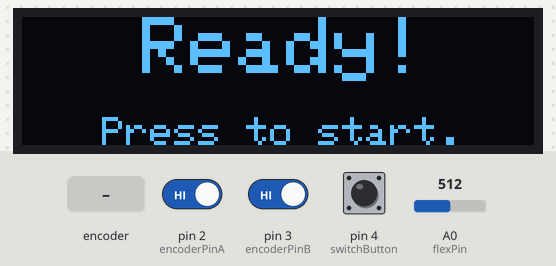
Bench run of a sketch on a simulated Arduino Uno, built with avr-gcc and run on an emulated ATmega328P. Shown: 128×32 one-colour display. Inputs (shaded band) come from the test bench; at power-on: pin 4 (switchButton) HIGH, pin 2 (encoderPinA) HIGH, pin 3 (encoderPinB) HIGH, A0 (flexPin) = 512.

Above: at 2.4 s.
2.5 s: pin 4 (switchButton) pulled LOW for 0.15 s
At 3.1 s:
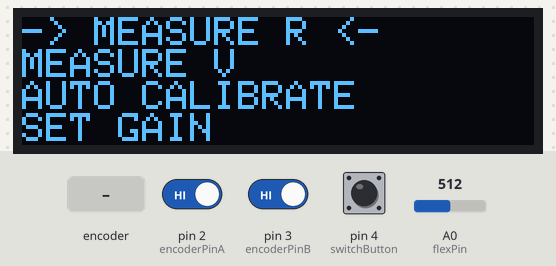
4.1 s: rotary encoder on pin 2 (encoderPinA) / pin 3 (encoderPinB) turned 3 steps (first pin leading)
At 5.8 s:
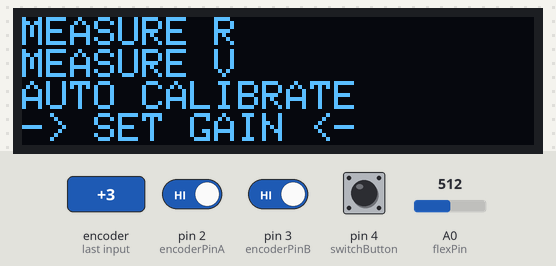
6.2 s: pin 4 (switchButton) pulled LOW for 1 s
At 8.4 s:
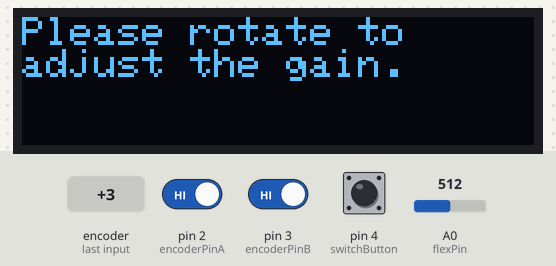
8.7 s: rotary encoder on pin 2 (encoderPinA) / pin 3 (encoderPinB) turned 3 steps (first pin leading)
At 10.4 s:
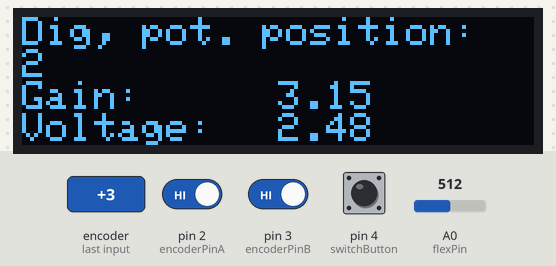
10.8 s: pin 4 (switchButton) pulled LOW for 3.2 s
At 14.8 s:
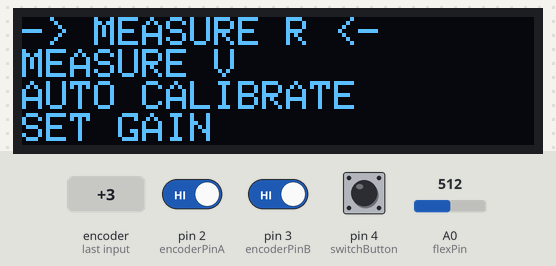
15.5 s: pin 4 (switchButton) pulled LOW for 0.15 s
At 16.5 s:
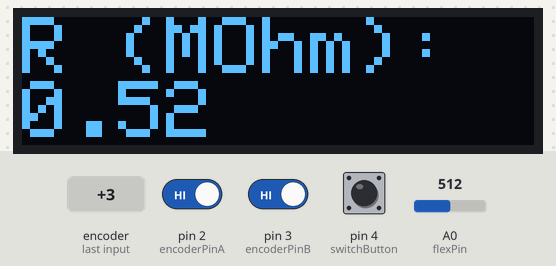
Timing chart, 0 to 18.1 s (numbered marks = the images above; inputs shaded):
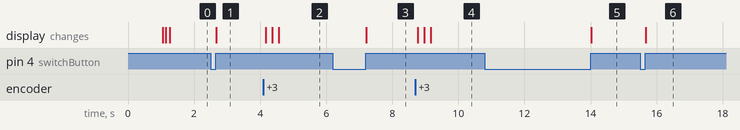

Measured:
- after the input at 2.5 s, the display: changes after 0.17 s (image 1)
- after the input at 4.1 s, the display: first changes after 0.07 s (image 2 shows a later state)
- after the input at 6.2 s, the display: changes after 1.0 s (image 3)
- after the input at 8.7 s, the display: first changes after 0.07 s (image 4 shows a later state)
- after the input at 10.8 s, the display: changes after 3.2 s (image 5)
- after the input at 15.5 s, the display: changes after 0.17 s (image 6)

The sketch:

GRINDAL_MARIEZ_grapite_sensor_arduino_code.ino
```cpp
#include <SoftwareSerial.h>
#include <Adafruit_GFX.h>
#include <Adafruit_SSD1306.h>
#include <Wire.h>                // pins for I2C are defined by Wire library

// digital potentiometer
int pos = 255;
const byte csBarPin = 10;       // MCP42050 chip select pin
const int  maxPositions = 256;  // wiper can move from 0 to 255 = 256 positions
const long rAB = 46300;         // 46300 Ohm with multimeter between 5 and 6
const byte rWiper = 320;        // 320 ohm measures when in position 255
const byte pot0 = 0x11;         // pot0 addr // B 0001 0001
const byte pot0Shutdown = 0x21; // pot0 shutdown // B 0010 0001
#define csBarPin 10
#define siPin 11

// signal amplifier
const int flexPin = A0;         // pin connected to voltage divider output
const float VCC = 5.0;          // voltage at Ardunio 5V line
float Rs = 0.0;
const float R5 = 10000.0;
const float R1 = 100000.0;
const float R3 = 100000.0;
float Rcal=rWiper+468;
float gain = 1+R3/Rcal;

unsigned long previousMillis = 0; // count milliseconds from last measurement
const long interval = 700;        // time between two measurements

// OLED screen
#define SCREEN_WIDTH 128         // OLED display width, in pixels
#define SCREEN_HEIGHT 32         // OLED display height, in pixels
#define OLED_RESET -1            // reset pin
#define SCREEN_ADDRESS 0x3C
Adafruit_SSD1306 OLED(SCREEN_WIDTH, SCREEN_HEIGHT, &Wire, OLED_RESET);

// rotary encoder KY-040
#define encoderPinA 2                 // right
#define encoderPinB 3                 // left
#define  switchButton 4               // switch button
volatile unsigned int encoderPos = 0; // a counter for the dial
unsigned int lastReportedPos = 1;     // change management
static boolean rotating = false;      // debounce management
int menu=0; int submenu=0;
int setGain=0; // disables menu rotation when 1
int autoCalibrate=0; // to prevent the calibration to run in a loop
int maxRot=65335; float Mohms = 0.;
int ADCin = 0; float VADC = 0.;

// interrupt service routine
boolean A_set = false;
boolean B_set = false;

// bluetooth and dig. pot. serial ports
#define rxPin 8   // connect rxPin to TX on HC-05
#define txPin 9   // // connect txPin to RX on HC-05
SoftwareSerial mySerialBT(rxPin ,txPin);
SoftwareSerial mySerialDP(csBarPin ,siPin);
byte incomingByte = 0;   // for incoming serial data
byte serialRX;    // stock the received data
volatile byte RX = 0;
byte mode = 0; // send or receive data from the BT application

void setup() {

  pinMode(flexPin, INPUT);
  // OLED screen
  if(!OLED.begin(SSD1306_SWITCHCAPVCC, SCREEN_ADDRESS))
    while(1);
  OLEDstartup();

  // rotary encoder KY-040
  pinMode(encoderPinA, INPUT);
  pinMode(encoderPinB, INPUT);
  pinMode(switchButton, INPUT);
  // turn on pullup resistors
  digitalWrite(encoderPinA, HIGH);
  digitalWrite(encoderPinB, HIGH);
  digitalWrite(switchButton, HIGH);
  // encoder pin on interrupt 0 (pin 2)
  attachInterrupt(0, doEncoderA, CHANGE);
  // encoder pin on interrupt 1 (pin 3)
  attachInterrupt(1, doEncoderB, CHANGE);

  // dig. pot.
  SPI.begin();
  digitalWrite(csBarPin, HIGH);   // chip select default to de-selected
  pinMode(csBarPin, OUTPUT);      // configure chip select as output
  setPot(pot0, pos);

  //bluetooth
  pinMode(rxPin,INPUT);
  pinMode(txPin,OUTPUT);
  Serial.begin(9600);
  mySerialBT.begin(9600);
  mySerialDP.begin(9600);
  mySerialBT.listen();
  mySerialBT.flush();
}


void loop(){
  OLED.setTextSize(1); // measure R and V changes it to 2
  int sent = 1;        // send only 1 byte when mode == 2
  rotating = true;     // reset the debouncer

  // detect button
  if (digitalRead(switchButton) == LOW){
    menu = 1;}

  // BT
  if (mySerialBT.available() > 0){
    incomingByte = mySerialBT.read();
    if (incomingByte==1){
      mode = 1;}
    else if (incomingByte==2){
      sent = 0;
      mode = 2;}
    else {mode = incomingByte;}}

  // measurement
  unsigned long currentMillis = millis();
  if (currentMillis - previousMillis >= interval) {
    previousMillis = currentMillis;
    ADCin = analogRead(flexPin);
    // conversion from 10 to 8 bits
    ADCin = map(analogRead(flexPin),0,1024,0,255);
    VADC = 5.*ADCin/256. ;
    float Rs = (1.0+R3/Rcal)*R1*(VCC/VADC)-R1-R5;
    Mohms = Rs/1000000.;
    if (mode == 1){
      // send measurement to app
      mySerialBT.write(ADCin);}}

  // send dig. pot. pos to recalculate Rcal in app
  if ((mode == 2) && (sent != 1)){
    mySerialBT.write(pos);
    sent=1;}

  // rotary encoder and menu shown on screen
  if (lastReportedPos != encoderPos){
    if (submenu == 1){
      maxRot = 3;
      lastReportedPos = encoderPos;
      OLED.clearDisplay();
      OLED.setCursor(0, 0);
      switch (lastReportedPos) {
        case 0:
          OLED.println("-> MEASURE R <-");
          OLED.println("MEASURE V");
          OLED.println("AUTO CALIBRATE");
          OLED.println("SET GAIN");
          break;
        case 1:
          OLED.println("MEASURE R");
          OLED.println("-> MEASURE V <-");
          OLED.println("AUTO CALIBRATE");
          OLED.println("SET GAIN");
          break;
        case 2:
          OLED.println("MEASURE R");
          OLED.println("MEASURE V");
          OLED.println("-> AUTO CALIBRATE <-");
          OLED.println("SET GAIN");
          break;
        case 3:
          OLED.println("MEASURE R");
          OLED.println("MEASURE V");
          OLED.println("AUTO CALIBRATE");
          OLED.println("-> SET GAIN <-");
          break; }
          OLED.display();}
    else if ((submenu == 2) && (setGain == 1)){
      maxRot = 255;
      lastReportedPos = encoderPos;
      setPot(pot0, encoderPos);
      pos = encoderPos;
      OLED.clearDisplay();
      OLED.setCursor(0, 0);
      OLED.println("Dig, pot. position: ");
      OLED.println(encoderPos, DEC);
      OLED.print("Gain:");
      OLED.setCursor(64, 16);
      OLED.println(gain);
      OLED.print("Voltage:");
      OLED.setCursor(64, 24);
      OLED.print(readSensor());
      OLED.display();}}

  // button has been pressed
  if ((menu == 1) && (digitalRead(switchButton) != LOW)){
    if (setGain == 1){setGain = 0;}
    switch (submenu){
      case 0:
        OLED.clearDisplay();
        encoderPos = 0;
        submenu = 1;
        break;
      case 1:
        OLED.clearDisplay();
        submenu = 2;
        break;
      case 2:
        // problem with screen not updating after
        // exiting the R measure
        OLED.clearDisplay();
        OLED.setCursor(0,0);
        OLED.println("-> MEASURE R <-");
        OLED.println("MEASURE V");
        OLED.println("AUTO CALIBRATE");
        OLED.println("SET GAIN");
        OLED.display();
        submenu = 1;
        encoderPos = 0;
        autoCalibrate = 0;
        break;}
    menu= 0 ;}

  // menu management
  if (digitalRead(switchButton) != LOW){
    if ((submenu == 2) && (lastReportedPos == 3)){
      if (setGain != 1){
        OLED.clearDisplay();
        OLED.setCursor(0,0);
        OLED.println("Please rotate to ");
        OLED.println("adjust the gain. ");
        OLED.display();
        delay(500);
        OLED.clearDisplay();
        pos=encoderPos;
        setGain = 1;}}
    else if ((submenu == 2) && (setGain != 1)){
      switch (lastReportedPos){
        case 0:
          OLED.clearDisplay();
          OLED.setCursor(0,0);
          OLED.setTextSize(2);
          OLED.println("R (MOhm): ");
          OLED.print(Mohms);
          OLED.display();
          delay(100);
          break;
        case 1:
          OLED.clearDisplay();
          OLED.setCursor(0,0);
          OLED.setTextSize(2);
          OLED.println("VADC (V): ");
          OLED.print(VADC);
          OLED.display();
          delay(100);
          break;
        case 2:
          int showPos = -1;
          if (autoCalibrate != 1){
            OLED.clearDisplay();
            OLED.setCursor(0,0);
            OLED.println("Please wait...");
            OLED.display();
            delay(100);
            showPos = potSwiper(1.1);
            OLED.clearDisplay();
            OLED.setCursor(0,0);
            OLED.println("Dig. pot. position:");
            OLED.println(showPos);
            OLED.println("Gain: ");
            OLED.setCursor(64, 16);
            OLED.println(gain);
            OLED.print("Voltage:");
            OLED.setCursor(64, 24);
            OLED.print(readSensor());
            OLED.display();
            autoCalibrate = 1; }
            break;}}}
}

// --end of loop--

float readSensor(){
  int ADCin = analogRead(flexPin);
  // conversion from 10 to 8 bits
  ADCin = map(analogRead(flexPin),0,1024,0,255);
  float VADC = 5.*ADCin/256.;
  return VADC;
}

// changes dig. pot. position and updates Rcal and gain
void setPot(int addr, int pos){
  pos = constrain(pos, 0, 255);
  digitalWrite(csBarPin, LOW);    // select chip
  //// configure target pot with wiper position
  SPI.transfer(addr);
  SPI.transfer(pos);
  digitalWrite(csBarPin, HIGH);   // de-select chip
  Rcal = 320+468+(rAB/255)*(255-pos);
  gain = 1+R3/Rcal;
}

// changes dig. pot. to land on approx.
// the initial voltage
int potSwiper(float init_voltage) {
  setPot(pot0, 255);
  delay(1000);
  float VADC_old = 0.;
  int pos_init=0;
  for(int i = 255; i >= 0; i--){
    pos_init = i;
    setPot(pot0, pos_init);
    // small delay to stabilize the voltage
    // after changing the dig. pot.
    delay(200);
    float VADC_new = readSensor();
    if (VADC_new <= init_voltage){
      break;}
    if (VADC_new > init_voltage){
      if ((VADC_old > VADC_new) && (VADC_old != 0.0)){
        pos_init = i-1;

        setPot(pot0, pos);
        break;}}}
    pos = pos_init;
  return pos_init;
}

void OLEDstartup(){
  OLED.clearDisplay();
  OLED.setTextSize(1);
  OLED.setTextColor(SSD1306_WHITE);
  OLED.setCursor(30, 10);
  OLED.println("LOW-TECH");
  OLED.setCursor(30, 20);
  OLED.println("FLEX SENSOR");
  OLED.display();
  delay(1000);
  OLED.invertDisplay(true);
  delay(100);
  OLED.invertDisplay(false);
  delay(100);
  OLED.setTextSize(2);
  OLED.setCursor(30, 0);
  OLED.clearDisplay();
  OLED.print(F("Ready!"));
  OLED.setCursor(20, 25);
  OLED.setTextSize(1);
  OLED.print(F("Press to start."));
  OLED.display();
}

// interrupt on A changing state and debouncing
void doEncoderA(){
  // debounce
  if (rotating){delay(1);} // wait a little until the bouncing is done
  // test transition
  if (digitalRead(encoderPinA) != A_set ){ // debounce once more
    A_set = !A_set;
    // update counter + if A leads B
    if (A_set && !B_set){
      if (lastReportedPos == maxRot){
        encoderPos = 0;}
      else {encoderPos += 1;}}
    // no more debouncing until loop() hits again
    rotating = false;}}

// interrupt on B changing state
void doEncoderB(){
  if (rotating){delay(1);}
  if (digitalRead(encoderPinB) != B_set){
    B_set = !B_set;
    //  update counter - 1 if B leads A
    if (B_set && !A_set){
      if (lastReportedPos == 0){
        encoderPos = maxRot;}
      else {encoderPos -= 1;}}
    rotating = false;}}
```
